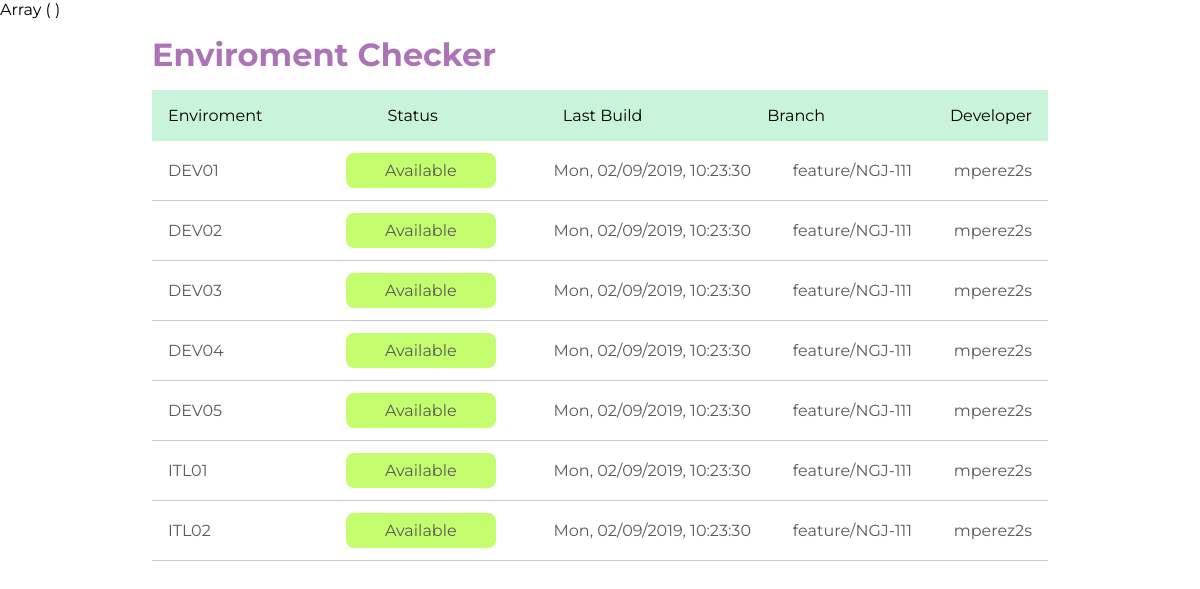
The page / on the database its author committed.
### tables this page shows
CREATE TABLE `environment_status` (
  `env_id` int(11) NOT NULL,
  `env_name` varchar(50) NOT NULL,
  `env_status` int(11) NOT NULL
);

### checker.php (called while the page is built, shortened)
<?php
print_r($_POST);
function getEnvironments() {
  $serverName = 'localhost';
  $user = 'mrm_env_checker';
  $pass = 'mrm1234';
  $database = 'mrm_env_checker';
  $conn = new mysqli($serverName, $user, $pass, $database);
    $sql = "SELECT * FROM environment_status";
    $result = $conn->query($sql);
   if ($result->num_rows > 0) {
      $data = array();
      while($row = $result->fetch_assoc()) {
        $data[] = $row;
      }
      return $data;
    } else {
      return "no results";
    }
  }
?>

### index.php (the view, shortened to what this page needs)
<!DOCTYPE html>
<html lang="en">
<head>
  <link rel="stylesheet" href="css/main.css">
  <?php include_once('checker.php'); ?>
</head>
<body>
  <section class="main-wrapper">
    <h1 class="title">Enviroment Checker</h1>
    <div class="enviroments">
      <header>
        <div>Enviroment</div>
        <div>Status</div>
        <div>Last Build</div>
        <div>Branch</div>
        <div>Developer</div>
      </header>
      <form action="#" method="post" id="enviroments">
        <?php
          $getEnvs = getEnvironments();
          foreach($getEnvs as $k => $env) {
            ?>
            <div class="row">
              <div><span class="env__name" data-form="env_name"><?php echo strtoupper($env['env_name']); ?></span></div>
              <div><input type="checkbox" name="status" id="<?php echo $env['env_name'];?>"> <label data-form="env_status" data-status="<?php echo $env['env_status'];?>" for="<?php echo $env['env_name'];?>" class="env__status on"><?php echo ($env['env_status'] == 1) ? 'Available' : 'Unavailable';?></label></div>
              <div><span class="env__build">Mon, 02/09/2019, 10:23:30</span></div>
              <div><span class="env__branch">feature/NGJ-111</span></div>
              <div><span class="env__developer">mperez2s</span></div>
            </div>
          <?php
          }
        ?>
      </form>
    </div>
  </section>
</body>
</html>

### css/main.css (style rules this page uses)
*, *::before, *::after { box-sizing: border-box; margin: 0; padding: 0; }
body { font-family: 'Montserrat', sans-serif; }
.main-wrapper { margin: 0 auto; padding: 0 2rem; }
@media screen and (min-width: 980px) { .main-wrapper { width: 60rem; } }
.main-wrapper .title { font-size: 2rem; color: #ad73b7; margin: 1rem 0; }
.main-wrapper .row { border-bottom: 1px solid #ccc; padding: .75rem 1rem; color: #5a5a5a; }
.main-wrapper .row div:first-child { width: 120px; }
.main-wrapper .row, .main-wrapper header { display: flex; justify-content: space-between; align-items: center; }
.main-wrapper header { padding: 1rem; background: #c9f3da; }
.main-wrapper .env__status { padding: .5rem 2rem; border-radius: 8px; margin: 0 1rem; display: inline-block; width: 150px; text-align: center; }
.main-wrapper .env__status.on { background: #c4fd6d; }

### rows shown on the page
environment_status: env_name "DEV01", env_status "Available"
environment_status: env_name "DEV02", env_status "Available"
environment_status: env_name "DEV03", env_status "Available"
environment_status: env_name "DEV04", env_status "Available"
environment_status: env_name "DEV05", env_status "Available"
environment_status: env_name "ITL01", env_status "Available"
environment_status: env_name "ITL02", env_status "Available"
